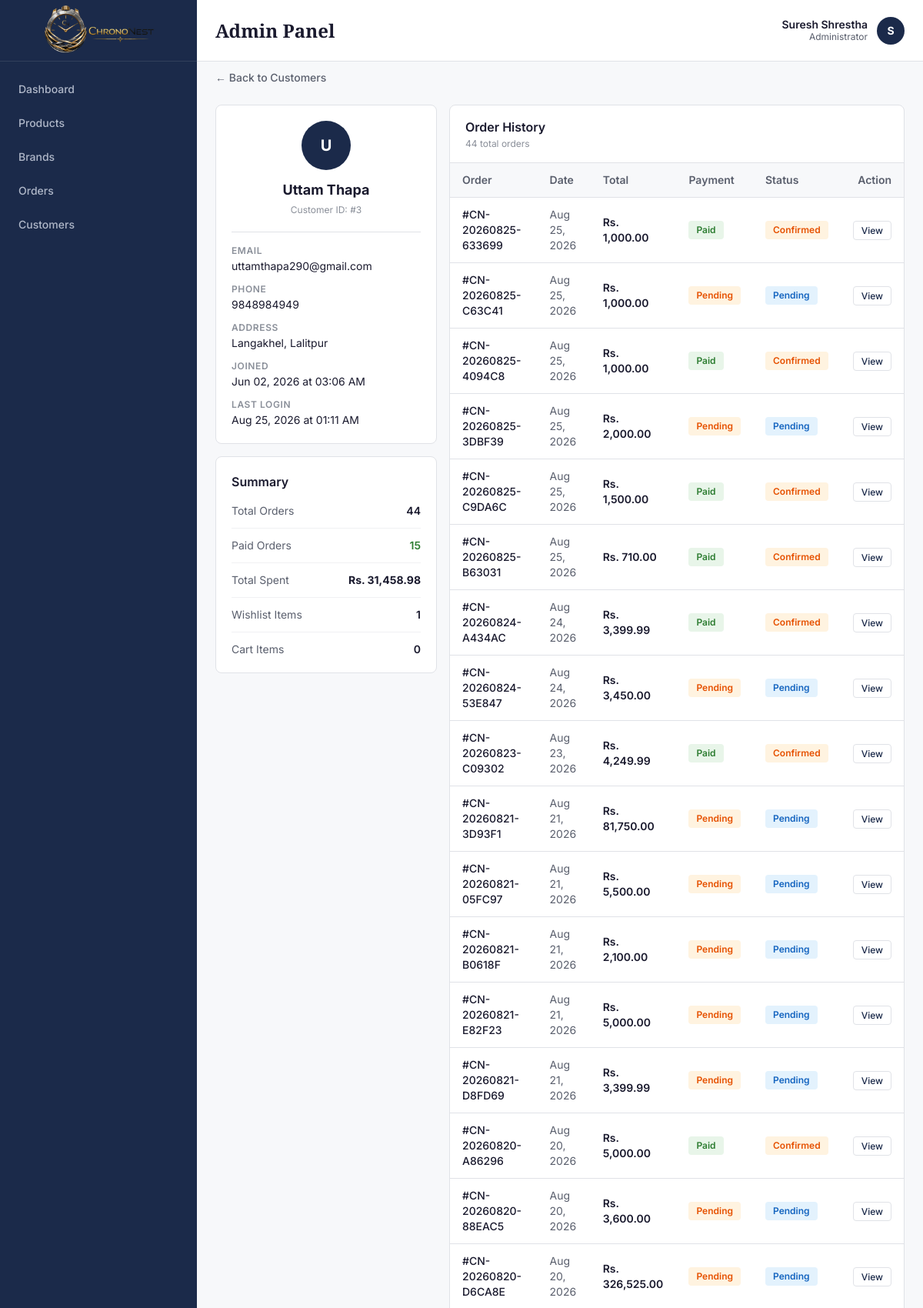
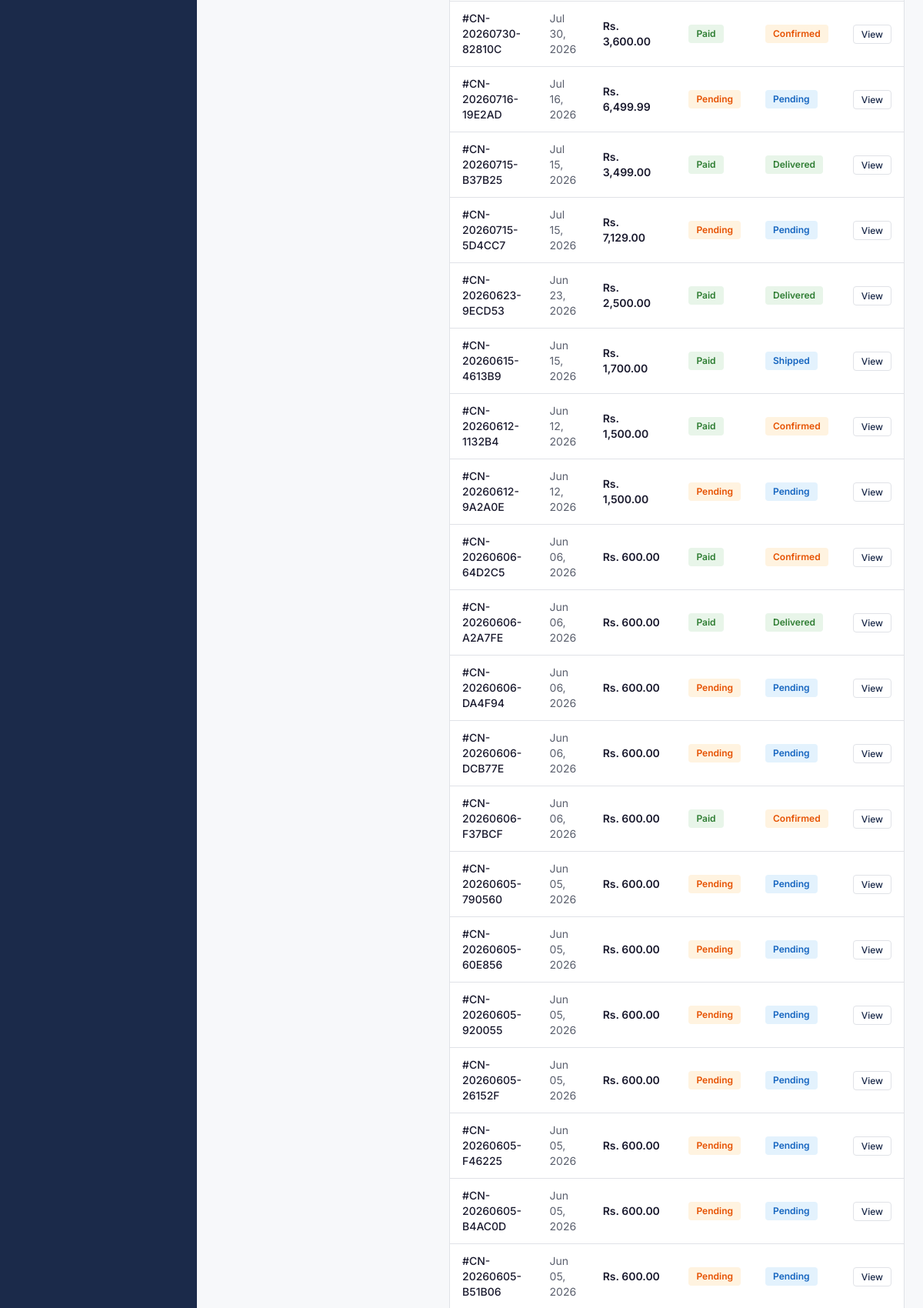
Screenshot of /admin/customer-detail.php?id=3 (signed in, upper part) with the database file from the repository (2 pictures, top to bottom).
### tables this page shows
CREATE TABLE `users` (
  `id` int(11) NOT NULL,
  `name` varchar(100) NOT NULL,
  `email` varchar(100) NOT NULL,
  `phone` varchar(10) NOT NULL,
  `password` varchar(255) NOT NULL,
  `role` enum('customer','admin') DEFAULT 'customer',
  `address` text DEFAULT NULL,
  `last_login_at` timestamp NULL DEFAULT NULL,
  `created_at` timestamp NOT NULL DEFAULT current_timestamp(),
  `updated_at` timestamp NOT NULL DEFAULT current_timestamp() ON UPDATE current_timestamp()
);

CREATE TABLE `orders` (
  `id` int(11) NOT NULL,
  `user_id` int(11) DEFAULT NULL,
  `order_number` varchar(50) NOT NULL,
  `customer_name` varchar(100) NOT NULL,
  `customer_email` varchar(100) NOT NULL,
  `customer_phone` varchar(10) NOT NULL,
  `shipping_address` text NOT NULL,
  `payment_method` enum('COD','eSewa') NOT NULL,
  `payment_status` enum('pending','paid','failed') DEFAULT 'pending',
  `transaction_id` varchar(100) DEFAULT NULL,
  `total_amount` decimal(10,2) NOT NULL,
  `shipping_charge` decimal(10,2) DEFAULT 0.00,
  `grand_total` decimal(10,2) NOT NULL,
  `order_status` enum('pending','confirmed','processing','shipped','delivered') DEFAULT 'pending',
  `admin_notes` text DEFAULT NULL,
  `ordered_at` timestamp NOT NULL DEFAULT current_timestamp(),
  `confirmed_at` timestamp NULL DEFAULT NULL,
  `shipped_at` timestamp NULL DEFAULT NULL,
  `delivered_at` timestamp NULL DEFAULT NULL
);

### admin/customer-detail.php (the view, shortened to what this page needs)
<?php
require_once '../config/db.php';
$id = intval($_GET['id'] ?? 0);
$stmt = $conn->prepare("SELECT * FROM users WHERE id = ? AND role = 'customer'");
$stmt->bind_param("i", $id);
$stmt->execute();
$result = $stmt->get_result();
$customer = $result->fetch_assoc();
$order_stmt = $conn->prepare("
    SELECT * FROM orders
    WHERE user_id = ?
    ORDER BY ordered_at DESC
");
$order_stmt->bind_param("i", $id);
$order_stmt->execute();
$order_result = $order_stmt->get_result();
$orders = [];
while ($row = $order_result->fetch_assoc()) {
    $orders[] = $row;
}
$total_orders = count($orders);
$total_spent  = 0;
$paid_orders  = 0;
foreach ($orders as $order) {
    if ($order['payment_status'] === 'paid') {
        $total_spent += $order['grand_total'];
        $paid_orders++;
    }
}
$wish_stmt = $conn->prepare("SELECT COUNT(*) as total FROM wishlists WHERE user_id = ?");
$wish_stmt->bind_param("i", $id);
$wish_stmt->execute();
$wishlist_count = $wish_stmt->get_result()->fetch_assoc()['total'];
$cart_stmt = $conn->prepare("SELECT COUNT(*) as total FROM cart WHERE user_id = ?");
$cart_stmt->bind_param("i", $id);
$cart_stmt->execute();
$cart_count = $cart_stmt->get_result()->fetch_assoc()['total'];
?>
<!DOCTYPE html>
<html lang="en">
<head>
    <script src="https://cdn.tailwindcss.com"></script>
</head>
<body class="min-h-screen" style="background-color: #F7F8FA; font-family: 'Inter', sans-serif;">
    <?php include 'includes/sidebar.php'; ?>
    <?php include 'includes/topbar.php'; ?>
    <main class="lg:ml-64 pt-16">
        <div class="p-4 lg:p-6">
            <div class="mb-6">
                <a href="customers.php" class="text-sm font-medium no-underline transition-all duration-200" style="color: #5A5F6D;" onmouseover="this.style.color='#1A1A2E';" onmouseout="this.style.color='#5A5F6D';">← Back to Customers</a>
            </div>
            <div class="grid grid-cols-1 lg:grid-cols-3 gap-4">
                <div class="space-y-4">
                    <div class="bg-white rounded-lg p-5" style="border: 1px solid #E0E2E7;">
                        <div class="text-center mb-5">
                            <div class="w-16 h-16 rounded-full flex items-center justify-center text-xl font-bold text-white mx-auto mb-3" style="background-color: #1B2A4A;">
                                <?php echo strtoupper(substr($customer['name'], 0, 1)); ?>
                            </div>
                            <h2 class="font-bold text-lg" style="color: #1A1A2E;"><?php echo htmlspecialchars($customer['name']); ?></h2>
                            <p class="text-xs mt-1" style="color: #8A8F99;">Customer ID: #<?php echo $customer['id']; ?></p>
                        </div>
                        <div class="space-y-3" style="border-top: 1px solid #E0E2E7; padding-top: 16px;">
                            <div>
                                <p class="text-xs font-semibold uppercase tracking-wider mb-0.5" style="color: #8A8F99;">Email</p>
                                <p class="text-sm" style="color: #1A1A2E;"><?php echo htmlspecialchars($customer['email']); ?></p>
                            </div>
                            <div>
                                <p class="text-xs font-semibold uppercase tracking-wider mb-0.5" style="color: #8A8F99;">Phone</p>
                                <p class="text-sm" style="color: #1A1A2E;"><?php echo htmlspecialchars($customer['phone']); ?></p>
                            </div>
                            <div>
                                <p class="text-xs font-semibold uppercase tracking-wider mb-0.5" style="color: #8A8F99;">Address</p>
                                <p class="text-sm" style="color: #1A1A2E;"><?php echo !empty($customer['address']) ? htmlspecialchars($customer['address']) : 'Not provided'; ?></p>
                            </div>
                            <div>
                                <p class="text-xs font-semibold uppercase tracking-wider mb-0.5" style="color: #8A8F99;">Joined</p>
                                <p class="text-sm" style="color: #1A1A2E;"><?php echo date('M d, Y \a\t h:i A', strtotime($customer['created_at'])); ?></p>
                            </div>
                            <div>
                                <p class="text-xs font-semibold uppercase tracking-wider mb-0.5" style="color: #8A8F99;">Last Login</p>
                                <p class="text-sm" style="color: #1A1A2E;">
                                    <?php echo $customer['last_login_at'] ? date('M d, Y \a\t h:i A', strtotime($customer['last_login_at'])) : 'Never'; ?>
                                </p>
                            </div>
                        </div>
                    </div>
                    <div class="bg-white rounded-lg p-5" style="border: 1px solid #E0E2E7;">
                        <h3 class="font-semibold text-base mb-4" style="color: #1A1A2E;">Summary</h3>
                        <div class="space-y-3">
                            <div class="flex items-center justify-between">
                                <span class="text-sm" style="color: #5A5F6D;">Total Orders</span>
                                <span class="text-sm font-semibold" style="color: #1A1A2E;"><?php echo $total_orders; ?></span>
                            </div>
                            <div class="flex items-center justify-between" style="border-top: 1px solid #F0F1F3; padding-top: 12px;">
                                <span class="text-sm" style="color: #5A5F6D;">Paid Orders</span>
                                <span class="text-sm font-semibold" style="color: #2E7D32;"><?php echo $paid_orders; ?></span>
                            </div>
                            <div class="flex items-center justify-between" style="border-top: 1px solid #F0F1F3; padding-top: 12px;">
                                <span class="text-sm" style="color: #5A5F6D;">Total Spent</span>
                                <span class="text-sm font-bold" style="color: #1A1A2E;">Rs. <?php echo number_format($total_spent, 2); ?></span>
                            </div>
                            <div class="flex items-center justify-between" style="border-top: 1px solid #F0F1F3; padding-top: 12px;">
                                <span class="text-sm" style="color: #5A5F6D;">Wishlist Items</span>
                                <span class="text-sm font-semibold" style="color: #1A1A2E;"><?php echo $wishlist_count; ?></span>
                            </div>
                            <div class="flex items-center justify-between" style="border-top: 1px solid #F0F1F3; padding-top: 12px;">
                                <span class="text-sm" style="color: #5A5F6D;">Cart Items</span>
                                <span class="text-sm font-semibold" style="color: #1A1A2E;"><?php echo $cart_count; ?></span>
                            </div>
                        </div>
                    </div>
                </div>
                <div class="lg:col-span-2">
                    <div class="bg-white rounded-lg overflow-hidden" style="border: 1px solid #E0E2E7;">
                        <div class="px-5 py-4" style="border-bottom: 1px solid #E0E2E7;">
                            <h3 class="font-semibold text-base" style="color: #1A1A2E;">Order History</h3>
                            <p class="text-xs mt-0.5" style="color: #8A8F99;"><?php echo $total_orders; ?> total orders</p>
                        </div>
                        <?php if (empty($orders)): ?>
                            <div class="p-8 text-center">
                                <p class="text-sm" style="color: #8A8F99;">This customer has no orders yet.</p>
                            </div>
                        <?php else: ?>
                            <div class="overflow-x-auto">
                                <table class="w-full text-sm text-left">
                                    <thead>
                                        <tr style="background-color: #F7F8FA; border-bottom: 1px solid #E0E2E7;">
                                            <th class="px-4 py-3 font-semibold" style="color: #5A5F6D;">Order</th>
                                            <th class="px-4 py-3 font-semibold hidden sm:table-cell" style="color: #5A5F6D;">Date</th>
                                            <th class="px-4 py-3 font-semibold" style="color: #5A5F6D;">Total</th>
                                            <th class="px-4 py-3 font-semibold hidden sm:table-cell" style="color: #5A5F6D;">Payment</th>
                                            <th class="px-4 py-3 font-semibold" style="color: #5A5F6D;">Status</th>
                                            <th class="px-4 py-3 font-semibold text-right" style="color: #5A5F6D;">Action</th>
                                        </tr>
                                    </thead>
                                    <tbody>
                                        <?php foreach ($orders as $order): ?>
                                            <tr style="border-bottom: 1px solid #E0E2E7;">
                                                <td class="px-4 py-3">
                                                    <p class="font-medium" style="color: #1A1A2E;">#<?php echo htmlspecialchars($order['order_number']); ?></p>
                                                </td>
                                                <td class="px-4 py-3 hidden sm:table-cell" style="color: #5A5F6D;">
                                                    <?php echo date('M d, Y', strtotime($order['ordered_at'])); ?>
                                                </td>
                                                <td class="px-4 py-3 font-semibold" style="color: #1A1A2E;">
                                                    Rs. <?php echo number_format($order['grand_total'], 2); ?>
                                                </td>
                                                <td class="px-4 py-3 hidden sm:table-cell">
                                                    <?php
                                                    $pay_colors = [
                                                        'pending' => 'background-color: #FFF3E0; color: #E65100;',
                                                        'paid'    => 'background-color: #E8F5E9; color: #2E7D32;',
                                                        'failed'  => 'background-color: #FDEAEA; color: #D64545;'
                                                    ];
                                                    $pay_style = $pay_colors[$order['payment_status']] ?? '';
                                                    ?>
                                                    <span class="inline-block px-2.5 py-1 rounded text-xs font-semibold" style="<?php echo $pay_style; ?>">
                                                        <?php echo ucfirst($order['payment_status']); ?>
                                                    </span>
                                                </td>
                                                <td class="px-4 py-3">
                                                    <?php
                                                    $status_colors = [
                                                        'pending'    => 'background-color: #E3F2FD; color: #1565C0;',
                                                        'confirmed'  => 'background-color: #FFF3E0; color: #E65100;',
                                                        'processing' => 'background-color: #FFF3E0; color: #E65100;',
                                                        'shipped'    => 'background-color: #E3F2FD; color: #1565C0;',
                                                        'delivered'  => 'background-color: #E8F5E9; color: #2E7D32;'
                                                    ];
                                                    $order_style = $status_colors[$order['order_status']] ?? '';
                                                    ?>
                                                    <span class="inline-block px-2.5 py-1 rounded text-xs font-semibold" style="<?php echo $order_style; ?>">
                                                        <?php echo ucfirst($order['order_status']); ?>
                                                    </span>
                                                </td>
                                                <td class="px-4 py-3 text-right">
                                                    <a href="order-detail.php?id=<?php echo $order['id']; ?>" class="text-xs font-medium px-2.5 py-1 rounded no-underline transition-all duration-200" style="border: 1px solid #E0E2E7; color: #1B2A4A;" onmouseover="this.style.backgroundColor='#F7F8FA';" onmouseout="this.style.backgroundColor='transparent';">View</a>
                                                </td>
                                            </tr>
                                        <?php endforeach; ?>
                                    </tbody>
                                </table>
                            </div>
                        <?php endif; ?>
                    </div>
                </div>
            </div>
        </div>
    </main>
</body>
</html>

### rows the page displays
users: name "U", name "Uttam Thapa", id "3", email "uttamthapa290@gmail.com", phone "9848984949", address "Langakhel, Lalitpur", created_at "Jun 02, 2026 at 03:06 AM", last_login_at "Aug 25, 2026 at 01:11 AM"
orders: order_number "CN-20260825-633699", ordered_at "Aug 25, 2026", grand_total "1,000.00", payment_status "Paid", order_status "Confirmed"
orders: order_number "CN-20260825-C63C41", ordered_at "Aug 25, 2026", grand_total "1,000.00", payment_status "Pending", order_status "Pending"
orders: order_number "CN-20260825-4094C8", ordered_at "Aug 25, 2026", grand_total "1,000.00", payment_status "Paid", order_status "Confirmed"
orders: order_number "CN-20260825-3DBF39", ordered_at "Aug 25, 2026", grand_total "2,000.00", payment_status "Pending", order_status "Pending"
orders: order_number "CN-20260825-C9DA6C", ordered_at "Aug 25, 2026", grand_total "1,500.00", payment_status "Paid", order_status "Confirmed"
orders: order_number "CN-20260825-B63031", ordered_at "Aug 25, 2026", grand_total "710.00", payment_status "Paid", order_status "Confirmed"
orders: order_number "CN-20260824-A434AC", ordered_at "Aug 24, 2026", grand_total "3,399.99", payment_status "Paid", order_status "Confirmed"
orders: order_number "CN-20260824-53E847", ordered_at "Aug 24, 2026", grand_total "3,450.00", payment_status "Pending", order_status "Pending"
orders: order_number "CN-20260823-C09302", ordered_at "Aug 23, 2026", grand_total "4,249.99", payment_status "Paid", order_status "Confirmed"
orders: order_number "CN-20260821-3D93F1", ordered_at "Aug 21, 2026", grand_total "81,750.00", payment_status "Pending", order_status "Pending"
orders: order_number "CN-20260821-05FC97", ordered_at "Aug 21, 2026", grand_total "5,500.00", payment_status "Pending", order_status "Pending"
orders: order_number "CN-20260821-B0618F", ordered_at "Aug 21, 2026", grand_total "2,100.00", payment_status "Pending", order_status "Pending"
orders: order_number "CN-20260821-E82F23", ordered_at "Aug 21, 2026", grand_total "5,000.00", payment_status "Pending", order_status "Pending"
orders: order_number "CN-20260821-D8FD69", ordered_at "Aug 21, 2026", grand_total "3,399.99", payment_status "Pending", order_status "Pending"
orders: order_number "CN-20260820-A86296", ordered_at "Aug 20, 2026", grand_total "5,000.00", payment_status "Paid", order_status "Confirmed"
orders: order_number "CN-20260820-88EAC5", ordered_at "Aug 20, 2026", grand_total "3,600.00", payment_status "Pending", order_status "Pending"
orders: order_number "CN-20260820-D6CA8E", ordered_at "Aug 20, 2026", grand_total "326,525.00", payment_status "Pending", order_status "Pending"
orders: order_number "CN-20260730-82810C", ordered_at "Jul 30, 2026", grand_total "3,600.00", payment_status "Paid", order_status "Confirmed"
orders: order_number "CN-20260716-19E2AD", ordered_at "Jul 16, 2026", grand_total "6,499.99", payment_status "Pending", order_status "Pending"
orders: order_number "CN-20260715-B37B25", ordered_at "Jul 15, 2026", grand_total "3,499.00", payment_status "Paid", order_status "Delivered"
orders: order_number "CN-20260715-5D4CC7", ordered_at "Jul 15, 2026", grand_total "7,129.00", payment_status "Pending", order_status "Pending"
orders: order_number "CN-20260623-9ECD53", ordered_at "Jun 23, 2026", grand_total "2,500.00", payment_status "Paid", order_status "Delivered"
orders: order_number "CN-20260615-4613B9", ordered_at "Jun 15, 2026", grand_total "1,700.00", payment_status "Paid", order_status "Shipped"
orders: order_number "CN-20260612-1132B4", ordered_at "Jun 12, 2026", grand_total "1,500.00", payment_status "Paid", order_status "Confirmed"
orders: order_number "CN-20260612-9A2A0E", ordered_at "Jun 12, 2026", grand_total "1,500.00", payment_status "Pending", order_status "Pending"
orders: order_number "CN-20260606-64D2C5", ordered_at "Jun 06, 2026", grand_total "600.00", payment_status "Paid", order_status "Confirmed"
orders: order_number "CN-20260606-A2A7FE", ordered_at "Jun 06, 2026", grand_total "600.00", payment_status "Paid", order_status "Delivered"
orders: order_number "CN-20260606-DA4F94", ordered_at "Jun 06, 2026", grand_total "600.00", payment_status "Pending", order_status "Pending"
orders: order_number "CN-20260606-DCB77E", ordered_at "Jun 06, 2026", grand_total "600.00", payment_status "Pending", order_status "Pending"
orders: order_number "CN-20260606-F37BCF", ordered_at "Jun 06, 2026", grand_total "600.00", payment_status "Paid", order_status "Confirmed"
orders: order_number "CN-20260605-790560", ordered_at "Jun 05, 2026", grand_total "600.00", payment_status "Pending", order_status "Pending"
orders: order_number "CN-20260605-60E856", ordered_at "Jun 05, 2026", grand_total "600.00", payment_status "Pending", order_status "Pending"
orders: order_number "CN-20260605-920055", ordered_at "Jun 05, 2026", grand_total "600.00", payment_status "Pending", order_status "Pending"
orders: order_number "CN-20260605-26152F", ordered_at "Jun 05, 2026", grand_total "600.00", payment_status "Pending", order_status "Pending"
orders: order_number "CN-20260605-F46225", ordered_at "Jun 05, 2026", grand_total "600.00", payment_status "Pending", order_status "Pending"
orders: order_number "CN-20260605-B4AC0D", ordered_at "Jun 05, 2026", grand_total "600.00", payment_status "Pending", order_status "Pending"
orders: order_number "CN-20260605-B51B06", ordered_at "Jun 05, 2026", grand_total "600.00", payment_status "Pending", order_status "Pending"

### other values shown
$_SESSION['admin_name'] "Suresh Shrestha"
substr($_SESSION['admin_name'] ?? 'A', 0, 1) "S"
$total_orders "44"
$paid_orders "15"
$total_spent "31,458.98"
$wishlist_count "1"
$cart_count "0"
